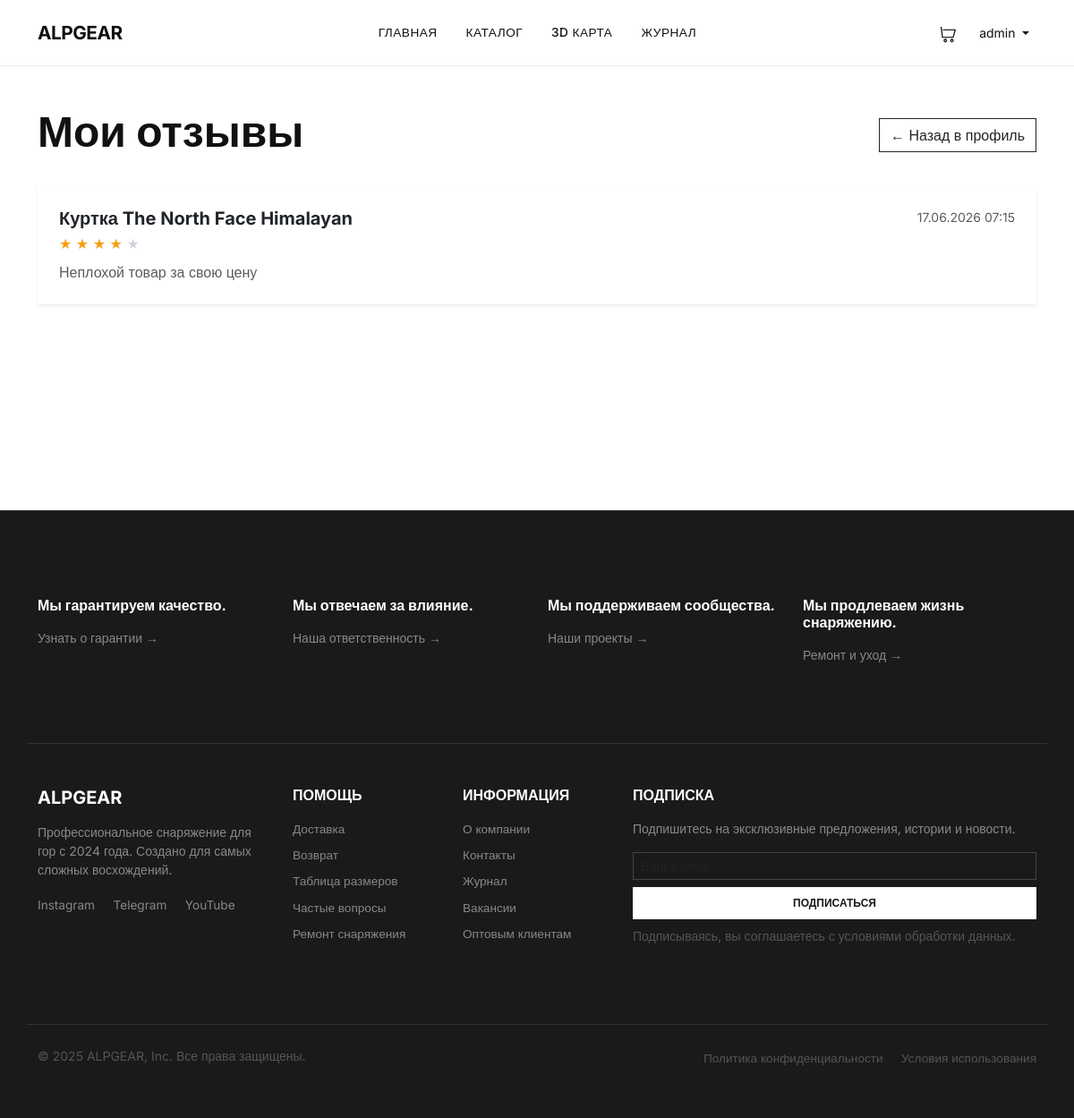
/shop/my-reviews/ (signed in), run on the app's committed database.
### shop/models.py (models this page shows, shortened)
class Review(models.Model):
    product = models.ForeignKey(Product, on_delete=models.CASCADE, related_name='reviews')
    user = models.ForeignKey(settings.AUTH_USER_MODEL, on_delete=models.CASCADE, related_name='reviews')
    order = models.ForeignKey('orders.Order', on_delete=models.SET_NULL, null=True, blank=True)
    rating = models.PositiveSmallIntegerField(choices=[(i, str(i)) for i in range(1, 6)])
    text = models.TextField(max_length=2000)
    created_at = models.DateTimeField(auto_now_add=True)
    updated_at = models.DateTimeField(auto_now=True)
    is_approved = models.BooleanField(default=True)
    class Meta:
        ordering = ['-created_at']
        unique_together = ['user', 'product']  # один отзыв на товар от одного пользователя

class Product(models.Model):
    category = models.ForeignKey(
        Category,
        on_delete=models.CASCADE,
        related_name='products',
        verbose_name='Категория'
    )
    name = models.CharField(max_length=200, verbose_name='Название')
    slug = models.SlugField(max_length=200, unique=True, verbose_name='URL')
    image = models.ImageField(upload_to='products/%Y/%m/%d/', blank=True, verbose_name='Изображение')
    description = models.TextField(blank=True, verbose_name='Описание')
    price = models.DecimalField(max_digits=10, decimal_places=2, verbose_name='Цена')
    available = models.BooleanField(default=True, verbose_name='Доступен')
    created = models.DateTimeField(auto_now_add=True, verbose_name='Создан')
    updated = models.DateTimeField(auto_now=True, verbose_name='Обновлён')
    stock = models.PositiveIntegerField(default=0, verbose_name='Остаток на складе')
    class Meta:
        verbose_name = 'Товар'
        verbose_name_plural = 'Товары'
        ordering = ['-created']
        indexes = [
            models.Index(fields=['id', 'slug']),
        ]
    def get_absolute_url(self):
        return reverse('shop:product_detail', args=[self.id, self.slug])
    brand = models.CharField(max_length=100, blank=True, verbose_name='Бренд')
    weight = models.DecimalField(max_digits=8, decimal_places=2, null=True, blank=True, verbose_name='Вес (г)')
    material = models.CharField(max_length=100, blank=True, verbose_name='Материал')
    difficulty_level = models.CharField(
        max_length=20,
        choices=[
            ('beginner', 'Начинающий'),
            ('intermediate', 'Средний'),
            ('advanced', 'Профессиональный'),
            ('expert', 'Экспертный'),
        ],
        blank=True,
        verbose_name='Уровень'
    )
    class Meta:
        verbose_name = 'Товар'
        verbose_name_plural = 'Товары'
        ordering = ['-created']
        indexes = [
            models.Index(fields=['id', 'slug']),
            models.Index(fields=['brand']),  # для быстрого поиска по бренду
            models.Index(fields=['price']),  # для сортировки по цене
        ]
    weight = models.DecimalField(max_digits=8, decimal_places=2, null=True, blank=True, verbose_name='Вес (г)')
    material = models.CharField(max_length=100, blank=True, verbose_name='Материал')
    STRENGTH_CLASS = [
        ('basic', 'Базовый'),
        ('intermediate', 'Средний'),
        ('professional', 'Профессиональный'),
        ('expert', 'Экспертный'),
    ]
    strength_class = models.CharField(max_length=20, choices=STRENGTH_CLASS, blank=True, verbose_name='Класс прочности')
    CLASP_TYPE = [
        ('screw', 'Винтовая муфта'),
        ('auto', 'Автомуфта'),
        ('bayonet', 'Байонетная'),
        ('none', 'Без муфты'),
    ]
    clasp_type = models.CharField(max_length=20, choices=CLASP_TYPE, blank=True, verbose_name='Тип застёжки')
    temp_min = models.IntegerField(null=True, blank=True, verbose_name='Мин. температура (°C)')
    temp_max = models.IntegerField(null=True, blank=True, verbose_name='Макс. температура (°C)')
    length = models.IntegerField(null=True, blank=True, verbose_name='Длина (см)')
    load_capacity = models.IntegerField(null=True, blank=True, verbose_name='Грузоподъёмность (кг)')

### shop/views.py (the view)
# urls.py: path('my-reviews/', views.user_reviews, name='user_reviews'),
@login_required
def user_reviews(request):
    reviews = Review.objects.filter(user=request.user).order_by('-created_at')
    return render(request, 'shop/user_reviews.html', {'reviews': reviews})

### cart/cart.py (called while the page is built)
    def __len__(self):
        return sum(item['quantity'] for item in self.cart.values())

### cart/context_processors.py (called while the page is built)
def cart(request):
    return {'cart': Cart(request)}

### templates/shop/user_reviews.html (shortened to what this page needs)
{% extends "base.html" %}
{% block content %}
<div class="container py-5">
    <div class="d-flex justify-content-between align-items-center mb-4">
        <h1 class="fw-bold display-5">Мои отзывы</h1>
        <a href="{% url 'accounts:profile' %}" class="btn btn-outline-dark rounded-0">← Назад в профиль</a>
    </div>
    {% if reviews %}
    <div class="row g-4">
        {% for review in reviews %}
        <div class="col-md-12">
            <div class="card border-0 shadow-sm rounded-0">
                <div class="card-body p-4">
                    <div class="d-flex justify-content-between align-items-start">
                        <div>
                            <h5 class="fw-bold mb-1">
                                <a href="{{ review.product.get_absolute_url }}" class="text-dark text-decoration-none">
                                    {{ review.product.name }}
                                </a>
                            </h5>
                            <div class="mb-2">
                                {% for i in "12345" %}
                                    {% if forloop.counter <= review.rating %}
                                    <span style="color: #f59e0b;">★</span>
                                    {% else %}
                                    <span style="color: #d1d5db;">★</span>
                                    {% endif %}
                                {% endfor %}
                            </div>
                            <p class="text-muted mb-0">{{ review.text }}</p>
                        </div>
                        <div class="text-end small text-muted">
                            {{ review.created_at|date:"d.m.Y H:i" }}
                        </div>
                    </div>
                </div>
            </div>
        </div>
        {% endfor %}
    </div>
    {% endif %}
</div>
{% endblock %}

### templates/base.html (shortened to what this page needs)
<!DOCTYPE html>
<html lang="ru">
<head>
    <link href="https://cdn.jsdelivr.net/npm/bootstrap@5.3.0/dist/css/bootstrap.min.css" rel="stylesheet">
    {% load static %}
    <link href="{% static 'css/style.css' %}" rel="stylesheet">
</head>
<body>
<link href="{% static 'css/admin-style.css' %}" rel="stylesheet">
<nav class="navbar navbar-expand-lg fixed-top">
    <div class="container">
        <a class="navbar-brand" href="{% url 'home' %}">ALPGEAR</a>
        <div class="collapse navbar-collapse" id="navbarNav">
            <ul class="navbar-nav mx-auto">
                <li class="nav-item"><a class="nav-link" href="{% url 'home' %}">ГЛАВНАЯ</a></li>
                <li class="nav-item"><a class="nav-link" href="{% url 'shop:product_list' %}">КАТАЛОГ</a></li>
                <li class="nav-item"><a class="nav-link" href="{% url 'mountain_map' %}">3D КАРТА</a></li>
                <li class="nav-item"><a class="nav-link" href="{% url 'shop:article_list' %}">ЖУРНАЛ</a></li>
            </ul>
            <div class="d-flex gap-3 align-items-center">
                <a href="{% url 'cart:cart_detail' %}" class="position-relative text-dark text-decoration-none">
                    <svg width="22" height="22" viewBox="0 0 24 24" fill="none" stroke="currentColor" stroke-width="1.5">
                        <circle cx="9" cy="20" r="1.5"/>
                        <circle cx="17" cy="20" r="1.5"/>
                        <path d="M3 4h1l1.5 12h13L21 7H6"/>
                    </svg>
                </a>
                {% if user.is_authenticated %}
                <div class="dropdown">
                    <button class="btn btn-sm dropdown-toggle" style="background: transparent; color: #111; border: none;" type="button" data-bs-toggle="dropdown">
                        {{ user.username }}
                    </button>
                </div>
                {% else %}
<a href="{% url 'accounts:login' %}" class="nav-link">ВХОД</a>
<a href="{% url 'accounts:register' %}" class="nav-link">РЕГИСТРАЦИЯ</a>
                {% endif %}
            </div>
        </div>
    </div>
</nav>
<main style="margin-top: 70px;">
    {% block content %}{% endblock %}
</main>
<footer class="footer" style="background: #1a1a1a; color: #ccc; border-top: 1px solid #333;">
    <div class="container">
        <div class="row py-5 border-bottom" style="border-color: #333 !important;">
            <div class="col-md-3 mb-4">
                <h6 class="fw-bold mb-3" style="color: #fff;">Мы гарантируем качество.</h6>
                <p class="small" style="color: #888;">Узнать о гарантии →</p>
            </div>
            <div class="col-md-3 mb-4">
                <h6 class="fw-bold mb-3" style="color: #fff;">Мы отвечаем за влияние.</h6>
                <p class="small" style="color: #888;">Наша ответственность →</p>
            </div>
            <div class="col-md-3 mb-4">
                <h6 class="fw-bold mb-3" style="color: #fff;">Мы поддерживаем сообщества.</h6>
                <p class="small" style="color: #888;">Наши проекты →</p>
            </div>
            <div class="col-md-3 mb-4">
                <h6 class="fw-bold mb-3" style="color: #fff;">Мы продлеваем жизнь снаряжению.</h6>
                <p class="small" style="color: #888;">Ремонт и уход →</p>
            </div>
        </div>
        <div class="row py-5">
            <div class="col-md-3 mb-4">
                <h5 class="fw-bold mb-3" style="color: #fff;">ALPGEAR</h5>
                <p class="small" style="color: #888;">Профессиональное снаряжение для гор с 2024 года. Создано для самых
                    сложных восхождений.</p>
                <div class="mt-3">
                    <a href="#" class="text-decoration-none me-3" style="color: #888;">Instagram</a>
                    <a href="#" class="text-decoration-none me-3" style="color: #888;">Telegram</a>
                    <a href="#" class="text-decoration-none" style="color: #888;">YouTube</a>
                </div>
            </div>
            <div class="col-md-2 mb-4">
                <h6 class="fw-bold mb-3" style="color: #fff;">ПОМОЩЬ</h6>
                <ul class="list-unstyled small">
                    <li class="mb-2"><a href="#" class="text-decoration-none" style="color: #888;">Доставка</a></li>
                    <li class="mb-2"><a href="#" class="text-decoration-none" style="color: #888;">Возврат</a></li>
                    <li class="mb-2"><a href="#" class="text-decoration-none" style="color: #888;">Таблица размеров</a>
                    </li>
                    <li class="mb-2"><a href="#" class="text-decoration-none" style="color: #888;">Частые вопросы</a>
                    </li>
                    <li class="mb-2"><a href="#" class="text-decoration-none" style="color: #888;">Ремонт снаряжения</a>
                    </li>
                </ul>
            </div>
            <div class="col-md-2 mb-4">
                <h6 class="fw-bold mb-3" style="color: #fff;">ИНФОРМАЦИЯ</h6>
                <ul class="list-unstyled small">
                    <li class="mb-2"><a href="#" class="text-decoration-none" style="color: #888;">О компании</a></li>
                    <li class="mb-2"><a href="#" class="text-decoration-none" style="color: #888;">Контакты</a></li>
                    <li class="mb-2"><a href="#" class="text-decoration-none" style="color: #888;">Журнал</a></li>
                    <li class="mb-2"><a href="#" class="text-decoration-none" style="color: #888;">Вакансии</a></li>
                    <li class="mb-2"><a href="#" class="text-decoration-none" style="color: #888;">Оптовым клиентам</a>
                    </li>
                </ul>
            </div>
            <div class="col-md-5 mb-4">
                <h6 class="fw-bold mb-3" style="color: #fff;">ПОДПИСКА</h6>
                <p class="small" style="color: #888;">Подпишитесь на эксклюзивные предложения, истории и новости.</p>
                <div class="d-flex flex-column gap-2">
                    <input type="email" id="footer-email" class="form-control form-control-sm rounded-0 bg-transparent"
                           style="border-color: #444; color: #fff;" placeholder="Ваш e-mail">
                    <button type="button" id="footer-subscribe" class="btn"
                            style="background: #fff; color: #1a1a1a; border-radius: 0; padding: 8px 20px; font-size: 12px; font-weight: 600;">
                        ПОДПИСАТЬСЯ
                    </button>
                </div>
                <p class="small mt-2" style="color: #555;">Подписываясь, вы соглашаетесь с условиями обработки
                    данных.</p>
            </div>
        </div>
        <div class="row py-4 border-top" style="border-color: #333 !important;">
            <div class="col-md-6 text-center text-md-start">
                <p class="small mb-0" style="color: #555;">© 2025 ALPGEAR, Inc. Все права защищены.</p>
            </div>
            <div class="col-md-6 text-center text-md-end">
                <a href="#" class="text-decoration-none small me-3" style="color: #555;">Политика конфиденциальности</a>
                <a href="#" class="text-decoration-none small" style="color: #555;">Условия использования</a>
            </div>
        </div>
    </div>
</footer>
</body>
</html>

### static/css/style.css (style rules this page uses)
:root { --white: #ffffff; --black: #111111; --gray: #666666; --light-gray: #f5f5f5; --border: #e8e8e8; --gold: #c9a03d; }
body { font-family: 'Inter', sans-serif; background: var(--white); color: var(--black); }
.form-control, .form-select { border-radius: 0; border-color: var(--border); font-size: 0.9rem; }

### templates/base.html (style rules this page uses)
body { font-family: 'Inter', sans-serif; background: #ffffff; }
.navbar { padding: 1rem 0; background: rgba(255, 255, 255, 0.98); backdrop-filter: blur(10px); border-bottom: 1px solid #e8e8e8; }
.navbar-brand { font-weight: 700; font-size: 1.3rem; letter-spacing: -0.5px; color: #111 !important; }
.nav-link { color: #111 !important; font-weight: 500; font-size: 0.85rem; text-transform: uppercase; letter-spacing: 0.5px; padding: 0.5rem 1rem !important; transition: color 0.2s; }
.footer { background: #fafafa; border-top: 1px solid #e8e8e8; padding: 3rem 0 2rem; }
.footer a { color: #666; text-decoration: none; font-size: 0.85rem; }
main { min-height: calc(100vh - 300px); }

### data on the page
Review: product.name "Куртка The North Face Himalayan", rating 4 (drawn), text "Неплохой товар за свою цену", created_at "17.06.2026 07:15"

### other printed values
{{ user.username }} "admin"
